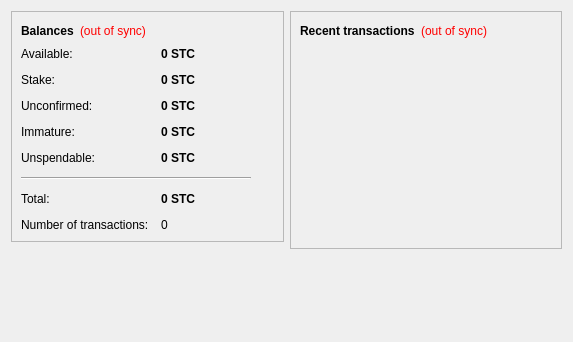
<?xml version="1.0" encoding="UTF-8"?>
<ui version="4.0">
 <class>OverviewPage</class>
 <widget class="QWidget" name="OverviewPage">
  <property name="geometry">
   <rect>
    <x>0</x>
    <y>0</y>
    <width>573</width>
    <height>342</height>
   </rect>
  </property>
  <property name="windowTitle">
   <string>Form</string>
  </property>
  <layout class="QHBoxLayout" name="horizontalLayout" stretch="1,1">
   <item>
    <layout class="QVBoxLayout" name="verticalLayout_2">
     <item>
      <widget class="QFrame" name="frame">
       <property name="frameShape">
        <enum>QFrame::StyledPanel</enum>
       </property>
       <property name="frameShadow">
        <enum>QFrame::Raised</enum>
       </property>
       <layout class="QVBoxLayout" name="verticalLayout_4">
        <item>
         <layout class="QHBoxLayout" name="horizontalLayout_4">
          <item>
           <widget class="QLabel" name="label_5">
            <property name="font">
             <font>
              <weight>75</weight>
              <bold>true</bold>
             </font>
            </property>
            <property name="text">
             <string>Balances</string>
            </property>
           </widget>
          </item>
          <item>
           <widget class="QLabel" name="labelWalletStatus">
            <property name="toolTip">
             <string>The displayed information may be out of date. Your wallet automatically synchronizes with the SustainCoin network after a connection is established, but this process has not completed yet.</string>
            </property>
            <property name="styleSheet">
             <string notr="true">QLabel { color: red; }</string>
            </property>
            <property name="text">
             <string notr="true">(out of sync)</string>
            </property>
            <property name="alignment">
             <set>Qt::AlignLeading|Qt::AlignLeft|Qt::AlignVCenter</set>
            </property>
           </widget>
          </item>
          <item>
           <spacer name="horizontalSpacer_2">
            <property name="orientation">
             <enum>Qt::Horizontal</enum>
            </property>
            <property name="sizeHint" stdset="0">
             <size>
              <width>40</width>
              <height>20</height>
             </size>
            </property>
           </spacer>
          </item>
         </layout>
        </item>
        <item>
         <layout class="QFormLayout" name="formLayout_2">
          <property name="fieldGrowthPolicy">
           <enum>QFormLayout::AllNonFixedFieldsGrow</enum>
          </property>
          <property name="horizontalSpacing">
           <number>12</number>
          </property>
          <property name="verticalSpacing">
           <number>12</number>
          </property>
          <item row="0" column="0">
           <widget class="QLabel" name="labelAvailableText">
            <property name="toolTip">
             <string>Your current available balance</string>
            </property>
            <property name="text">
             <string>Available:</string>
            </property>
           </widget>
          </item>
          <item row="0" column="1">
           <widget class="QLabel" name="labelAvailable">
            <property name="font">
             <font>
              <weight>75</weight>
              <bold>true</bold>
             </font>
            </property>
            <property name="cursor">
             <cursorShape>IBeamCursor</cursorShape>
            </property>
            <property name="toolTip">
             <string>Your current available balance</string>
            </property>
            <property name="text">
             <string notr="true">0 STC</string>
            </property>
            <property name="alignment">
             <set>Qt::AlignLeading|Qt::AlignLeft|Qt::AlignVCenter</set>
            </property>
            <property name="textInteractionFlags">
             <set>Qt::LinksAccessibleByMouse|Qt::TextSelectableByKeyboard|Qt::TextSelectableByMouse</set>
            </property>
           </widget>
          </item>
          <item row="1" column="0">
           <widget class="QLabel" name="label_6">
            <property name="toolTip">
             <string>Total of coins that was staked, and do not yet count toward the current balance</string>
            </property>
            <property name="text">
             <string>Stake:</string>
            </property>
           </widget>
          </item>
          <item row="1" column="1">
           <widget class="QLabel" name="labelStake">
            <property name="font">
             <font>
              <weight>75</weight>
              <bold>true</bold>
             </font>
            </property>
            <property name="cursor">
             <cursorShape>IBeamCursor</cursorShape>
            </property>
            <property name="toolTip">
             <string>Total of coins that was staked, and do not yet count toward the current balance</string>
            </property>
            <property name="text">
             <string notr="true">0 STC</string>
            </property>
            <property name="alignment">
             <set>Qt::AlignLeading|Qt::AlignLeft|Qt::AlignVCenter</set>
            </property>
            <property name="textInteractionFlags">
             <set>Qt::LinksAccessibleByMouse|Qt::TextSelectableByKeyboard|Qt::TextSelectableByMouse</set>
            </property>
           </widget>
          </item>
          <item row="2" column="0">
           <widget class="QLabel" name="label_3">
            <property name="toolTip">
             <string>Total of transactions that have yet to be confirmed, and do not yet count toward the current balance</string>
            </property>
            <property name="text">
             <string>Unconfirmed:</string>
            </property>
           </widget>
          </item>
          <item row="2" column="1">
           <widget class="QLabel" name="labelUnconfirmed">
            <property name="font">
             <font>
              <weight>75</weight>
              <bold>true</bold>
             </font>
            </property>
            <property name="cursor">
             <cursorShape>IBeamCursor</cursorShape>
            </property>
            <property name="toolTip">
             <string>Total of transactions that have yet to be confirmed, and do not yet count toward the current balance</string>
            </property>
            <property name="text">
             <string notr="true">0 STC</string>
            </property>
            <property name="alignment">
             <set>Qt::AlignLeading|Qt::AlignLeft|Qt::AlignVCenter</set>
            </property>
            <property name="textInteractionFlags">
             <set>Qt::LinksAccessibleByMouse|Qt::TextSelectableByKeyboard|Qt::TextSelectableByMouse</set>
            </property>
           </widget>
          </item>
          <item row="3" column="0">
           <widget class="QLabel" name="labelImmatureText">
            <property name="toolTip">
             <string>Mined balance that has not yet matured</string>
            </property>
            <property name="text">
             <string>Immature:</string>
            </property>
           </widget>
          </item>
          <item row="3" column="1">
           <widget class="QLabel" name="labelImmature">
            <property name="font">
             <font>
              <weight>75</weight>
              <bold>true</bold>
             </font>
            </property>
            <property name="toolTip">
             <string>Mined balance that has not yet matured</string>
            </property>
            <property name="text">
             <string notr="true">0 STC</string>
            </property>
            <property name="alignment">
             <set>Qt::AlignLeading|Qt::AlignLeft|Qt::AlignVCenter</set>
            </property>
            <property name="textInteractionFlags">
             <set>Qt::LinksAccessibleByMouse|Qt::TextSelectableByKeyboard|Qt::TextSelectableByMouse</set>
            </property>
           </widget>
          </item>
          <item row="4" column="0">
           <widget class="QLabel" name="labelBalanceWatchOnlyText">
            <property name="toolTip">
             <string>Your unspendable balance</string>
            </property>
            <property name="text">
             <string>Unspendable:</string>
            </property>
           </widget>
          </item>
          <item row="4" column="1">
           <widget class="QLabel" name="labelBalanceWatchOnly">
            <property name="font">
             <font>
              <weight>75</weight>
              <bold>true</bold>
             </font>
            </property>
            <property name="cursor">
             <cursorShape>IBeamCursor</cursorShape>
            </property>
            <property name="toolTip">
             <string>Your unspendable balance</string>
            </property>
            <property name="text">
             <string notr="true">0 STC</string>
            </property>
            <property name="alignment">
             <set>Qt::AlignLeading|Qt::AlignLeft|Qt::AlignVCenter</set>
            </property>
            <property name="textInteractionFlags">
             <set>Qt::LinksAccessibleByMouse|Qt::TextSelectableByKeyboard|Qt::TextSelectableByMouse</set>
            </property>
           </widget>
          </item>
          <item row="5" column="0" colspan="2">
           <widget class="Line" name="line">
            <property name="maximumSize">
             <size>
              <width>230</width>
              <height>16777215</height>
             </size>
            </property>
            <property name="orientation">
             <enum>Qt::Horizontal</enum>
            </property>
           </widget>
          </item>
          <item row="6" column="0">
           <widget class="QLabel" name="labelTotalText">
            <property name="toolTip">
             <string>Your current total balance</string>
            </property>
            <property name="text">
             <string>Total:</string>
            </property>
           </widget>
          </item>
          <item row="6" column="1">
           <widget class="QLabel" name="labelTotal">
            <property name="font">
             <font>
              <weight>75</weight>
              <bold>true</bold>
             </font>
            </property>
            <property name="toolTip">
             <string>Your current total balance</string>
            </property>
            <property name="text">
             <string notr="true">0 STC</string>
            </property>
            <property name="alignment">
             <set>Qt::AlignLeading|Qt::AlignLeft|Qt::AlignVCenter</set>
            </property>
            <property name="textInteractionFlags">
             <set>Qt::LinksAccessibleByMouse|Qt::TextSelectableByKeyboard|Qt::TextSelectableByMouse</set>
            </property>
           </widget>
          </item>
          <item row="7" column="0">
           <widget class="QLabel" name="label_2">
            <property name="toolTip">
             <string>Total number of transactions in wallet</string>
            </property>
            <property name="text">
             <string>Number of transactions:</string>
            </property>
           </widget>
          </item>
          <item row="7" column="1">
           <widget class="QLabel" name="labelNumTransactions">
            <property name="toolTip">
             <string>Total number of transactions in wallet</string>
            </property>
            <property name="text">
             <string notr="true">0</string>
            </property>
           </widget>
          </item>
         </layout>
        </item>
       </layout>
      </widget>
     </item>
     <item>
      <spacer name="verticalSpacer">
       <property name="orientation">
        <enum>Qt::Vertical</enum>
       </property>
       <property name="sizeHint" stdset="0">
        <size>
         <width>20</width>
         <height>40</height>
        </size>
       </property>
      </spacer>
     </item>
    </layout>
   </item>
   <item>
    <layout class="QVBoxLayout" name="verticalLayout_3">
     <item>
      <widget class="QFrame" name="frame_2">
       <property name="frameShape">
        <enum>QFrame::StyledPanel</enum>
       </property>
       <property name="frameShadow">
        <enum>QFrame::Raised</enum>
       </property>
       <layout class="QVBoxLayout" name="verticalLayout">
        <item>
         <layout class="QHBoxLayout" name="horizontalLayout_2">
          <item>
           <widget class="QLabel" name="label_4">
            <property name="text">
             <string>&lt;b&gt;Recent transactions&lt;/b&gt;</string>
            </property>
           </widget>
          </item>
          <item>
           <widget class="QLabel" name="labelTransactionsStatus">
            <property name="toolTip">
             <string>The displayed information may be out of date. Your wallet automatically synchronizes with the SustainCoin network after a connection is established, but this process has not completed yet.</string>
            </property>
            <property name="styleSheet">
             <string notr="true">QLabel { color: red; }</string>
            </property>
            <property name="text">
             <string notr="true">(out of sync)</string>
            </property>
            <property name="alignment">
             <set>Qt::AlignRight|Qt::AlignTrailing|Qt::AlignVCenter</set>
            </property>
           </widget>
          </item>
          <item>
           <spacer name="horizontalSpacer">
            <property name="orientation">
             <enum>Qt::Horizontal</enum>
            </property>
            <property name="sizeHint" stdset="0">
             <size>
              <width>40</width>
              <height>20</height>
             </size>
            </property>
           </spacer>
          </item>
         </layout>
        </item>
        <item>
         <widget class="QListView" name="listTransactions">
          <property name="styleSheet">
           <string notr="true">QListView { background: transparent; }</string>
          </property>
          <property name="frameShape">
           <enum>QFrame::NoFrame</enum>
          </property>
          <property name="verticalScrollBarPolicy">
           <enum>Qt::ScrollBarAlwaysOff</enum>
          </property>
          <property name="horizontalScrollBarPolicy">
           <enum>Qt::ScrollBarAlwaysOff</enum>
          </property>
          <property name="selectionMode">
           <enum>QAbstractItemView::NoSelection</enum>
          </property>
         </widget>
        </item>
       </layout>
      </widget>
     </item>
     <item>
      <spacer name="verticalSpacer_2">
       <property name="orientation">
        <enum>Qt::Vertical</enum>
       </property>
       <property name="sizeHint" stdset="0">
        <size>
         <width>20</width>
         <height>40</height>
        </size>
       </property>
      </spacer>
     </item>
    </layout>
   </item>
  </layout>
 </widget>
 <resources/>
 <connections/>
</ui>
